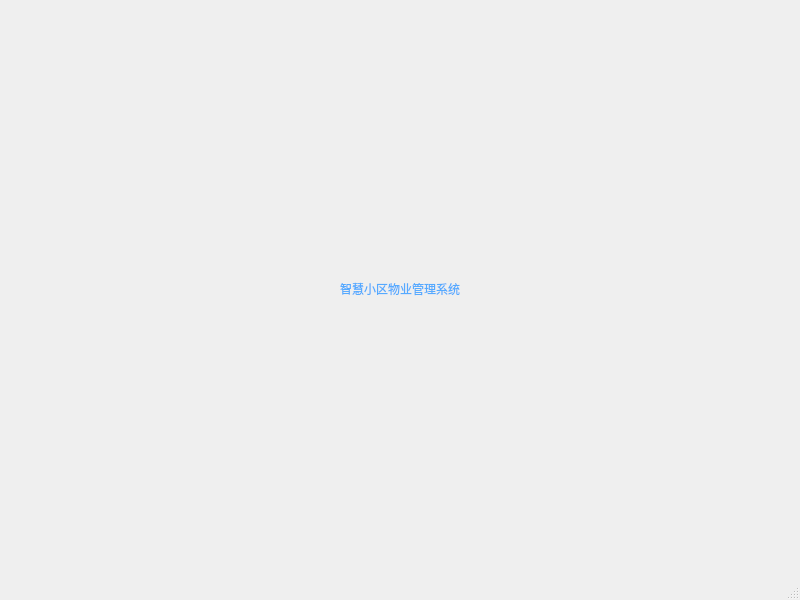
<?xml version="1.0" encoding="UTF-8"?>
<ui version="4.0">
 <class>AdminWindow</class>
 <widget class="QMainWindow" name="AdminWindow">
  <property name="geometry">
   <rect>
    <x>0</x>
    <y>0</y>
    <width>800</width>
    <height>600</height>
   </rect>
  </property>
  <property name="windowTitle">
   <string>MainWindow</string>
  </property>
  <widget class="QWidget" name="centralwidget">
   <layout class="QGridLayout" name="gridLayout">
    <item row="0" column="0">
     <layout class="QHBoxLayout" name="horizontalLayout">
      <item>
       <spacer name="horizontalSpacer">
        <property name="orientation">
         <enum>Qt::Horizontal</enum>
        </property>
        <property name="sizeHint" stdset="0">
         <size>
          <width>40</width>
          <height>20</height>
         </size>
        </property>
       </spacer>
      </item>
      <item>
       <widget class="QLabel" name="label">
        <property name="styleSheet">
         <string notr="true">color: rgb(85, 170, 255);
font: 26pt &quot;楷体&quot;;</string>
        </property>
        <property name="text">
         <string>智慧小区物业管理系统</string>
        </property>
       </widget>
      </item>
      <item>
       <spacer name="horizontalSpacer_2">
        <property name="orientation">
         <enum>Qt::Horizontal</enum>
        </property>
        <property name="sizeHint" stdset="0">
         <size>
          <width>40</width>
          <height>20</height>
         </size>
        </property>
       </spacer>
      </item>
     </layout>
    </item>
   </layout>
  </widget>
  <widget class="QMenuBar" name="menubar">
   <property name="geometry">
    <rect>
     <x>0</x>
     <y>0</y>
     <width>800</width>
     <height>17</height>
    </rect>
   </property>
  </widget>
  <widget class="QStatusBar" name="statusbar"/>
 </widget>
 <resources/>
 <connections/>
</ui>
